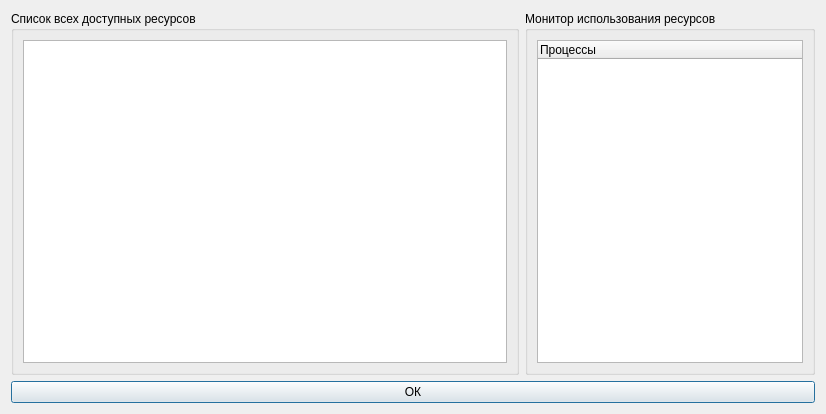
<?xml version="1.0" encoding="UTF-8"?>
<ui version="4.0">
 <class>ResourceDialog</class>
 <widget class="QDialog" name="ResourceDialog">
  <property name="geometry">
   <rect>
    <x>0</x>
    <y>0</y>
    <width>826</width>
    <height>414</height>
   </rect>
  </property>
  <property name="windowTitle">
   <string>Таблица ресурсов</string>
  </property>
  <layout class="QGridLayout" name="gridLayout_2">
   <item row="0" column="1">
    <layout class="QGridLayout" name="gridLayout">
     <item row="0" column="0">
      <widget class="QGroupBox" name="groupBox">
       <property name="title">
        <string>Список всех доступных ресурсов</string>
       </property>
       <layout class="QGridLayout" name="gridLayout_4">
        <item row="0" column="0">
         <widget class="QListWidget" name="lstAvailableResources"/>
        </item>
       </layout>
      </widget>
     </item>
     <item row="0" column="1">
      <widget class="QGroupBox" name="groupBox_2">
       <property name="maximumSize">
        <size>
         <width>290</width>
         <height>16777215</height>
        </size>
       </property>
       <property name="title">
        <string>Монитор использования ресурсов</string>
       </property>
       <layout class="QGridLayout" name="gridLayout_5">
        <item row="0" column="0">
         <widget class="QTreeWidget" name="lstUsefullResources">
          <column>
           <property name="text">
            <string>Процессы</string>
           </property>
          </column>
         </widget>
        </item>
       </layout>
      </widget>
     </item>
    </layout>
   </item>
   <item row="1" column="1">
    <widget class="QPushButton" name="btnOk">
     <property name="text">
      <string>ОК</string>
     </property>
    </widget>
   </item>
  </layout>
 </widget>
 <resources/>
 <connections>
  <connection>
   <sender>btnOk</sender>
   <signal>clicked()</signal>
   <receiver>ResourceDialog</receiver>
   <slot>accept()</slot>
   <hints>
    <hint type="sourcelabel">
     <x>344</x>
     <y>304</y>
    </hint>
    <hint type="destinationlabel">
     <x>344</x>
     <y>162</y>
    </hint>
   </hints>
  </connection>
 </connections>
</ui>
